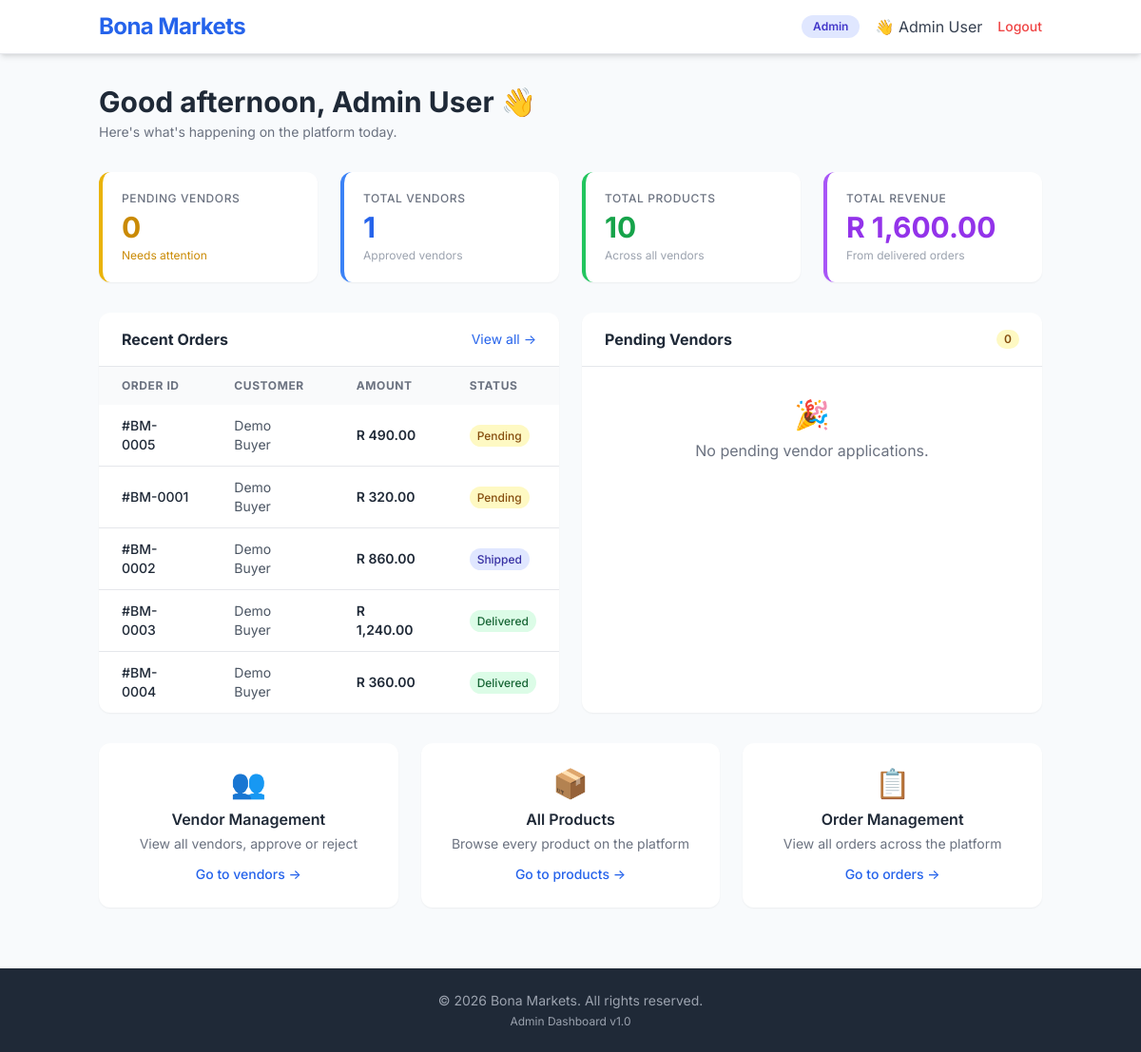
The app's page /Public/admin/dashboard.php (signed in) with its own data.
### tables this page shows
CREATE TABLE orders (
    id INT AUTO_INCREMENT PRIMARY KEY,
    user_id INT NOT NULL,
    total DECIMAL(10,2) NOT NULL,
    status ENUM('pending', 'paid', 'shipped', 'delivered') DEFAULT 'pending',
    address VARCHAR(500) NULL,
    payment_id VARCHAR(255) NULL,
    stripe_session_id VARCHAR(255) NULL,
    created_at DATETIME DEFAULT CURRENT_TIMESTAMP,
    FOREIGN KEY (user_id) REFERENCES users(id)
);

CREATE TABLE users (
    id INT AUTO_INCREMENT PRIMARY KEY,
    email VARCHAR(255) UNIQUE NOT NULL,
    passwordHash VARCHAR(255) NOT NULL,
    role ENUM('buyer', 'vendor', 'admin') DEFAULT 'buyer',
    fullname VARCHAR(255) NOT NULL,
    createdAt DATETIME DEFAULT CURRENT_TIMESTAMP
);

### Public/admin/dashboard.php (the view, shortened to what this page needs)
<?php
require_once __DIR__ . '/../../config/database.php';
$stmt = $pdo->query("SELECT COUNT(*) as count FROM vendor_profiles WHERE approved = 1");
$totalVendors = $stmt->fetch()['count'];
$stmt = $pdo->query("SELECT COUNT(*) as count FROM vendor_profiles WHERE approved = 0");
$pendingVendors = $stmt->fetch()['count'];
$stmt = $pdo->query("SELECT COUNT(*) as count FROM products");
$totalProducts = $stmt->fetch()['count'];
$stmt = $pdo->query("SELECT COALESCE(SUM(total), 0) as total FROM orders WHERE status = 'delivered'");
$totalRevenue = $stmt->fetch()['total'];
$recentOrders = $pdo->query("
    SELECT o.*, u.fullname as customer_name
    FROM orders o
    JOIN users u ON o.user_id = u.id
    ORDER BY o.created_at DESC
    LIMIT 5
")->fetchAll();
$pendingVendorsList = $pdo->query("
    SELECT v.*, u.email, u.fullname as user_name
    FROM vendor_profiles v
    JOIN users u ON v.user_id = u.id
    WHERE v.approved = 0
    ORDER BY v.applied_at DESC
    LIMIT 5
")->fetchAll();
$hour = date('H');
if ($hour < 12) {
    $greeting = 'morning';
} elseif ($hour < 18) {
    $greeting = 'afternoon';
} else {
    $greeting = 'evening';
}
$adminName = $_SESSION['fullname'] ?? 'Admin';
?>
<!DOCTYPE html>
<html lang="en">
<head>
    <script src="https://cdn.tailwindcss.com"></script>
</head>
<body>
    <nav class="bg-white shadow-md sticky top-0 z-50 border-b border-gray-200">
        <div class="container mx-auto px-4 py-3">
            <div class="flex justify-between items-center">
                <a href="../index.php" class="text-2xl font-bold text-blue-600 tracking-tight">
                    Bona Markets
                </a>
                <div class="flex items-center space-x-4">
                    <span class="bg-indigo-100 text-indigo-700 px-3 py-1 rounded-full text-xs font-semibold">Admin</span>
                    <span class="text-gray-700">👋 <?= htmlspecialchars($adminName) ?></span>
                    <a href="../logout.php" class="text-red-500 hover:text-red-700 text-sm font-medium">Logout</a>
                </div>
            </div>
        </div>
    </nav>
    <div class="container mx-auto px-4 py-8">
        <div class="mb-8">
            <h1 class="text-2xl md:text-3xl font-bold text-gray-800">Good <?= $greeting ?>, <?= htmlspecialchars($adminName) ?> 👋</h1>
            <p class="text-gray-500 text-sm mt-1">Here's what's happening on the platform today.</p>
        </div>
        <div class="grid grid-cols-2 md:grid-cols-4 gap-4 md:gap-6 mb-8">
            <a href="#pending-vendors" class="stat-card bg-white rounded-xl shadow-sm p-5 border-l-4 border-yellow-500 hover:shadow-md transition">
                <p class="text-xs text-gray-500 font-medium uppercase tracking-wider">Pending Vendors</p>
                <p class="text-2xl md:text-3xl font-bold text-yellow-600 mt-1"><?= $pendingVendors ?></p>
                <p class="text-xs text-yellow-600 mt-1">Needs attention</p>
            </a>
            <div class="stat-card bg-white rounded-xl shadow-sm p-5 border-l-4 border-blue-500 hover:shadow-md transition">
                <p class="text-xs text-gray-500 font-medium uppercase tracking-wider">Total Vendors</p>
                <p class="text-2xl md:text-3xl font-bold text-blue-600 mt-1"><?= $totalVendors ?></p>
                <p class="text-xs text-gray-400 mt-1">Approved vendors</p>
            </div>
            <div class="stat-card bg-white rounded-xl shadow-sm p-5 border-l-4 border-green-500 hover:shadow-md transition">
                <p class="text-xs text-gray-500 font-medium uppercase tracking-wider">Total Products</p>
                <p class="text-2xl md:text-3xl font-bold text-green-600 mt-1"><?= $totalProducts ?></p>
                <p class="text-xs text-gray-400 mt-1">Across all vendors</p>
            </div>
            <div class="stat-card bg-white rounded-xl shadow-sm p-5 border-l-4 border-purple-500 hover:shadow-md transition">
                <p class="text-xs text-gray-500 font-medium uppercase tracking-wider">Total Revenue</p>
                <p class="text-2xl md:text-3xl font-bold text-purple-600 mt-1">R <?= number_format($totalRevenue, 2) ?></p>
                <p class="text-xs text-gray-400 mt-1">From delivered orders</p>
            </div>
        </div>
        <div class="grid grid-cols-1 lg:grid-cols-2 gap-6">
            <div class="bg-white rounded-xl shadow-sm overflow-hidden">
                <div class="px-6 py-4 border-b border-gray-200 flex justify-between items-center">
                    <h2 class="font-bold text-gray-800">Recent Orders</h2>
                    <a href="orders.php" class="text-blue-600 text-sm hover:underline">View all →</a>
                </div>
                <div class="overflow-x-auto">
                    <table class="w-full text-sm">
                        <thead class="bg-gray-50 text-gray-500 text-xs uppercase tracking-wider">
                            <tr>
                                <th class="px-6 py-3 text-left">Order ID</th>
                                <th class="px-6 py-3 text-left">Customer</th>
                                <th class="px-6 py-3 text-left">Amount</th>
                                <th class="px-6 py-3 text-left">Status</th>
                            </tr>
                        </thead>
                        <tbody class="divide-y divide-gray-200">
                            <?php if (count($recentOrders) > 0): ?>
                                <?php foreach ($recentOrders as $order): ?>
                                    <tr class="hover:bg-gray-50">
                                        <td class="px-6 py-3 font-medium text-gray-800">#BM-<?= str_pad($order['id'], 4, '0', STR_PAD_LEFT) ?></td>
                                        <td class="px-6 py-3 text-gray-600"><?= htmlspecialchars($order['customer_name'] ?? 'Guest') ?></td>
                                        <td class="px-6 py-3 font-semibold text-gray-800">R <?= number_format($order['total'], 2) ?></td>
                                        <td class="px-6 py-3">
                                            <?php
                                            $statusColors = [
                                                'pending' => 'bg-yellow-100 text-yellow-800',
                                                'paid' => 'bg-blue-100 text-blue-800',
                                                'shipped' => 'bg-indigo-100 text-indigo-800',
                                                'delivered' => 'bg-green-100 text-green-800',
                                                'cancelled' => 'bg-red-100 text-red-800',
                                            ];
                                            $color = $statusColors[$order['status']] ?? 'bg-gray-100 text-gray-800';
                                            ?>
                                            <span class="px-2 py-1 rounded-full text-xs font-medium <?= $color ?>">
                                                <?= ucfirst($order['status']) ?>
                                            </span>
                                        </td>
                                    </tr>
                                <?php endforeach; ?>
                            <?php else: ?>
                                <tr>
                                    <td colspan="4" class="px-6 py-8 text-center text-gray-500">No orders yet</td>
                                </tr>
                            <?php endif; ?>
                        </tbody>
                    </table>
                </div>
            </div>
            <div class="bg-white rounded-xl shadow-sm overflow-hidden" id="pending-vendors">
                <div class="px-6 py-4 border-b border-gray-200 flex justify-between items-center">
                    <h2 class="font-bold text-gray-800">Pending Vendors</h2>
                    <span class="bg-yellow-100 text-yellow-800 px-2 py-0.5 rounded-full text-xs font-semibold"><?= $pendingVendors ?></span>
                </div>
                <div class="divide-y divide-gray-200">
                    <?php if (count($pendingVendorsList) > 0): ?>
                        <?php foreach ($pendingVendorsList as $vendor): ?>
                            <div class="px-6 py-4 hover:bg-gray-50">
                                <div class="flex justify-between items-start">
                                    <div>
                                        <p class="font-semibold text-gray-800"><?= htmlspecialchars($vendor['business_name']) ?></p>
                                        <p class="text-sm text-gray-500"><?= htmlspecialchars($vendor['user_name'] ?? 'Unknown') ?></p>
                                        <p class="text-sm text-gray-400"><?= htmlspecialchars($vendor['email']) ?></p>
                                        <p class="text-xs text-gray-400 mt-1">Applied: <?= date('d M Y', strtotime($vendor['applied_at'])) ?></p>
                                    </div>
                                    <div class="flex gap-2">
                                        <form method="POST" action="">
                                            <input type="hidden" name="vendor_id" value="<?= $vendor['user_id'] ?>">
                                            <button type="submit" name="approve_vendor" class="btn-approve">✓ Approve</button>
                                        </form>
                                        <form method="POST" action="" onsubmit="return confirm('Reject <?= htmlspecialchars($vendor['business_name']) ?>? This cannot be undone.')">
                                            <input type="hidden" name="vendor_id" value="<?= $vendor['user_id'] ?>">
                                            <button type="submit" name="reject_vendor" class="btn-reject">✕ Reject</button>
                                        </form>
                                    </div>
                                </div>
                            </div>
                        <?php endforeach; ?>
                        <?php if ($pendingVendors > 5): ?>
                            <div class="px-6 py-3 text-center text-sm text-gray-500">
                                + <?= $pendingVendors - 5 ?> more pending vendors
                            </div>
                        <?php endif; ?>
                    <?php else: ?>
                        <div class="px-6 py-8 text-center text-gray-500">
                            <div class="text-3xl mb-2">🎉</div>
                            <p>No pending vendor applications.</p>
                        </div>
                    <?php endif; ?>
                </div>
            </div>
        </div>
        <div class="grid grid-cols-1 md:grid-cols-3 gap-6 mt-8">
            <a href="vendors.php" class="bg-white rounded-xl shadow-sm p-6 hover:shadow-md transition text-center">
                <div class="text-3xl mb-2">👥</div>
                <h3 class="font-semibold text-gray-800">Vendor Management</h3>
                <p class="text-sm text-gray-500 mt-1">View all vendors, approve or reject</p>
                <span class="inline-block mt-3 text-blue-600 text-sm font-medium">Go to vendors →</span>
            </a>
            <a href="products.php" class="bg-white rounded-xl shadow-sm p-6 hover:shadow-md transition text-center">
                <div class="text-3xl mb-2">📦</div>
                <h3 class="font-semibold text-gray-800">All Products</h3>
                <p class="text-sm text-gray-500 mt-1">Browse every product on the platform</p>
                <span class="inline-block mt-3 text-blue-600 text-sm font-medium">Go to products →</span>
            </a>
            <a href="orders.php" class="bg-white rounded-xl shadow-sm p-6 hover:shadow-md transition text-center">
                <div class="text-3xl mb-2">📋</div>
                <h3 class="font-semibold text-gray-800">Order Management</h3>
                <p class="text-sm text-gray-500 mt-1">View all orders across the platform</p>
                <span class="inline-block mt-3 text-blue-600 text-sm font-medium">Go to orders →</span>
            </a>
        </div>
    </div>
    <footer class="bg-gray-800 text-white mt-8 py-6">
        <div class="container mx-auto px-4 text-center text-sm text-gray-400">
            <p>&copy; <?= date('Y') ?> Bona Markets. All rights reserved.</p>
            <p class="text-xs mt-1">Admin Dashboard v1.0</p>
        </div>
    </footer>
</body>
</html>

### Public/admin/dashboard.php (style rules this page uses)
body { font-family: 'Inter', system-ui, -apple-system, sans-serif; background: #f8fafc; }
.stat-card { transition: transform 0.2s ease, box-shadow 0.2s ease; }

### records on screen
orders: id "0005", user.fullname "Demo Buyer", total "490.00", status "Pending"
orders: id "0001", user.fullname "Demo Buyer", total "320.00", status "Pending"
orders: id "0002", user.fullname "Demo Buyer", total "860.00", status "Shipped"
orders: id "0003", user.fullname "Demo Buyer", total "1,240.00", status "Delivered"
orders: id "0004", user.fullname "Demo Buyer", total "360.00", status "Delivered"

### other values on screen
$adminName "Admin User"
$greeting "afternoon"
$pendingVendors "0"
$totalVendors "1"
$totalProducts "10"
$totalRevenue "1,600.00"
